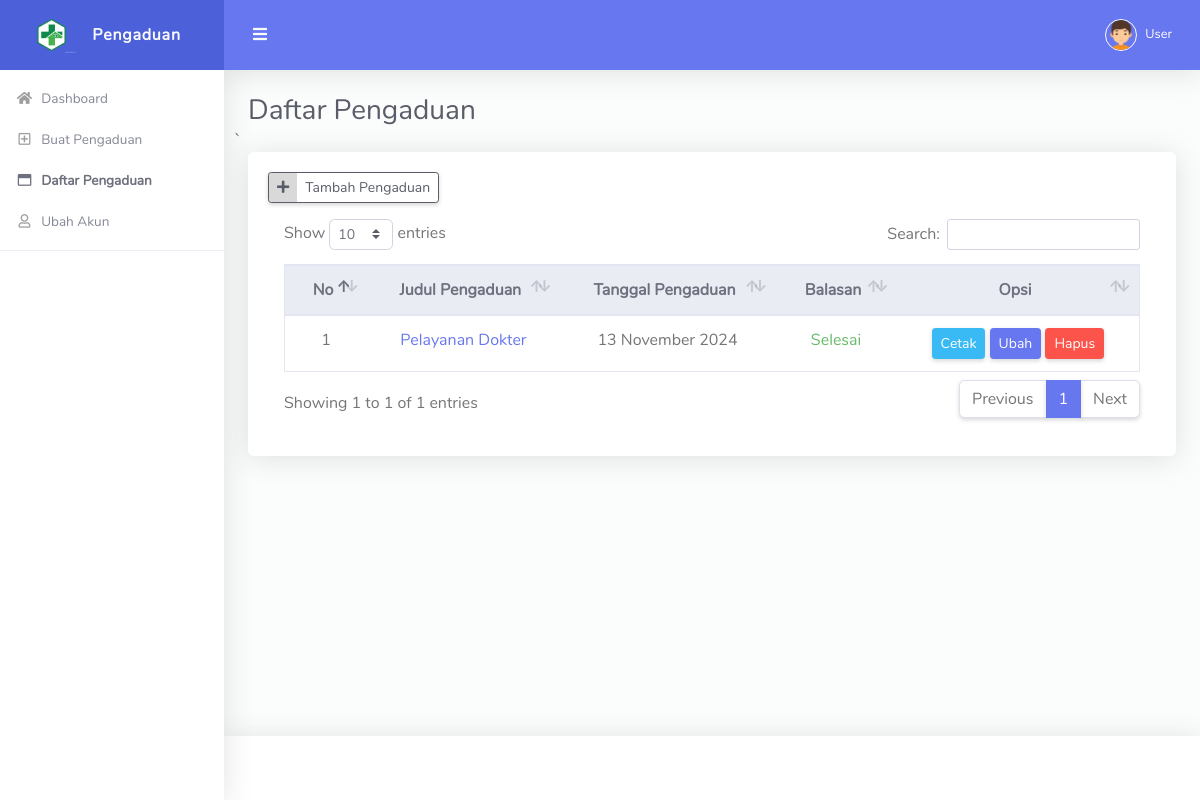
Screenshot of /daftar-pengaduan.php (signed in) with the database file from the repository.
### tables this page shows
CREATE TABLE `tbl_pengaduan` (
  `id_pengaduan` int NOT NULL,
  `subjek_pengaduan` varchar(150) NOT NULL,
  `tgl_pengaduan` date NOT NULL,
  `isi_pengaduan` text NOT NULL,
  `bukti_pengaduan` varchar(100) DEFAULT NULL,
  `balasan_pengaduan` enum('Belum','Proses','Selesai') NOT NULL,
  `id_masyarakat` int NOT NULL
);

### koneksi.php (called while the page is built, shortened)
<?php
function tgl_indo($tanggal){
	$bulan = array (
		1 =>   'Januari',
		'Februari',
		'Maret',
		'April',
		'Mei',
		'Juni',
		'Juli',
		'Agustus',
		'September',
		'Oktober',
		'November',
		'Desember'
	);
	$pecahkan = explode('-', $tanggal);
	return $pecahkan[2] . ' ' . $bulan[ (int)$pecahkan[1] ] . ' ' . $pecahkan[0];
}
?>

### daftar-pengaduan.php (the view, shortened to what this page needs)
<!DOCTYPE html>
<html lang="en">
<head>
  <link href="vendor/fontawesome-free/css/all.min.css" rel="stylesheet" type="text/css">
  <link href="vendor/bootstrap/css/bootstrap.min.css" rel="stylesheet" type="text/css">
  <link href="css/ruang-admin.min.css" rel="stylesheet">
  <link href="vendor/datatables/dataTables.bootstrap4.css" rel="stylesheet" type="text/css">
</head>
<body id="page-top">
  <div id="wrapper">
    <ul class="navbar-nav sidebar sidebar-light accordion" id="accordionSidebar">
      <a class="sidebar-brand d-flex align-items-center justify-content-center" href="index.php">
        <div class="sidebar-brand-icon">
          <img src="img/logo/logo2.png">
        </div>
        <div class="sidebar-brand-text mx-3">Pengaduan</div>
      </a>
      <?php include "menu.php"; ?>
      <hr class="sidebar-divider">
    </ul>
    <div id="content-wrapper" class="d-flex flex-column">
      <div id="content">
        <nav class="navbar navbar-expand navbar-light bg-navbar topbar mb-4 static-top">
          <button id="sidebarToggleTop" class="btn btn-link rounded-circle mr-3">
            <i class="fa fa-bars"></i>
          </button>
          <ul class="navbar-nav ml-auto">
            <li class="nav-item dropdown no-arrow">
              <a class="nav-link dropdown-toggle" href="#" id="userDropdown" role="button" data-toggle="dropdown"
                aria-haspopup="true" aria-expanded="false">
                <img class="img-profile rounded-circle" src="img/boy.png" style="max-width: 60px">
                <span class="ml-2 d-none d-lg-inline text-white small"><?php echo $_SESSION['nama']; ?></span>
              </a>
            </li>
          </ul>
        </nav>
        <div class="container-fluid" id="container-wrapper">
          <div class="d-sm-flex align-items-center justify-content-between mb-0">
            <h1 class="h3 mb-0 text-gray-800">Daftar Pengaduan</h1>
          </div>
          <div class="row">
            ` <div class="col-lg-12">
              <div class="card mb-4">
                <div class="card-body">
                  <div class="row col-lg-12">
                    <a href="create-pengaduan.php" class="btn btn-sm btn-outline-dark btn-icon-split">
                      <span class="icon text-dark-50">
                        <i class="fas fa-plus"></i>
                      </span>
                      <span class="text">Tambah Pengaduan</span>
                    </a>
                  </div>
                  <div class="table-responsive p-3">
                    <table class="table align-items-center table-bordered table-flush table-hover" id="tabel-pengaduan">
                      <thead class="thead-light">
                        <tr align="center">
                          <th>No</th>
                          <th>Judul Pengaduan</th>
                          <th>Tanggal Pengaduan</th>
                          <th>Balasan</th>
                          <th>Opsi</th>
                        </tr>
                      </thead>
                      <tbody>
                        <?php
                        include 'koneksi.php';
                        $no = 1;
                        $idm = $_SESSION['id_masyarakat'];
                        $data = mysqli_query($koneksi, "select * from tbl_pengaduan where id_masyarakat='$idm'");
                        while ($row = mysqli_fetch_array($data)) {
                          if ($row['balasan_pengaduan'] == "Belum") {
                            $text = "text-danger";
                          } else if ($row['balasan_pengaduan'] == "Proses") {
                            $text = "text-warning";
                          } else {
                            $text = "text-success";
                          }
                          echo "<tr align='center'>
                          <td>$no</td>
                          <td><a href='detail-pengaduan.php?id=" . $row['id_pengaduan'] . "'> " . $row['subjek_pengaduan'] . " </a></td>
                          <td>" . tgl_indo($row['tgl_pengaduan']) . "</td>
                          <td class=" . $text . ">" . $row['balasan_pengaduan'] . "</td>
                          <td>
                            <a class='btn btn-sm btn-info' href='cetak-pengaduan.php?id=" . $row['id_pengaduan'] . "'> Cetak </a>
                            <a class='btn btn-sm btn-primary' href='ubah-pengaduan.php?id=" . $row['id_pengaduan'] . "'> Ubah </a>
                            <a class='btn btn-sm btn-danger' href='hapus-pengaduan.php?id=" . $row['id_pengaduan'] . "'> Hapus </a>
                          </td>
                      </tr>";
                          $no++;
                        }
                        ?>
                      </tbody>
                    </table>
                  </div>
                </div>
              </div>
            </div>
          </div>
        </div>
      </div>
      <footer class="sticky-footer bg-white">
      </footer>
    </div>
  </div>
</body>
</html>

### rows the page displays
tbl_pengaduan: subjek_pengaduan "Pelayanan Dokter", tgl_pengaduan "13 November 2024", balasan_pengaduan "Selesai"

### other values shown
$_SESSION['nama'] "User"
